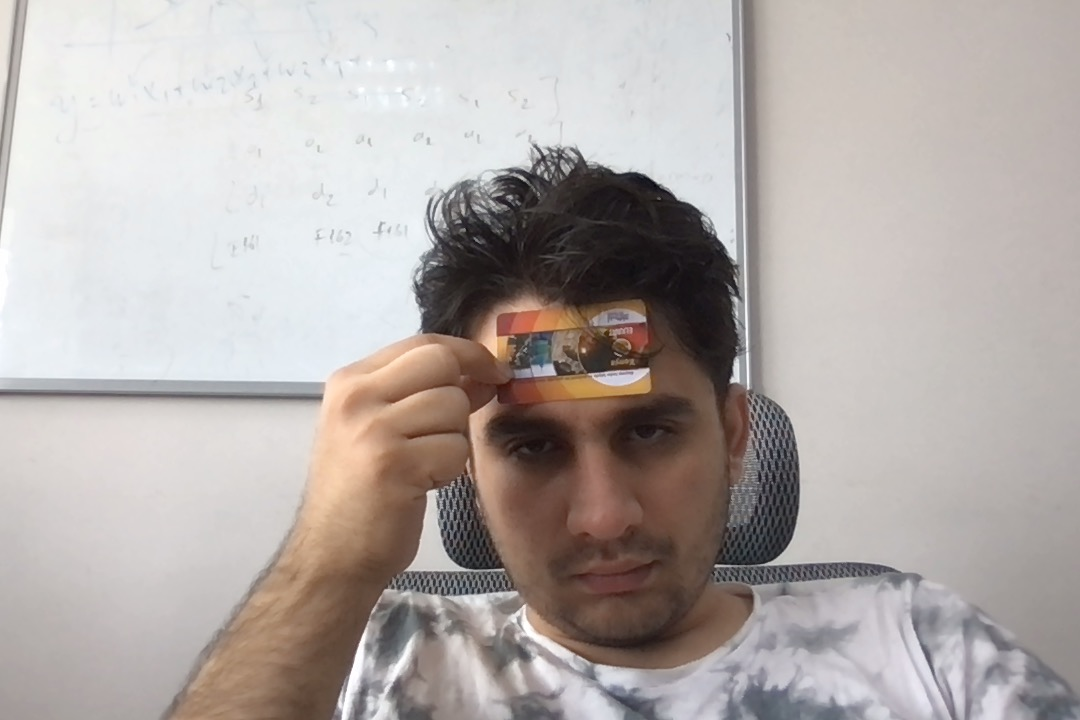
#> input picture tmp2.png, 1080 x 720 px, found by its file name
$ python testshape.py   (older library calls are emulated)
#> lines starting #> are read from the running program, lines starting #| are printed output that depends on the picture; after the words box and inside, x2 and y2 are one past the last pixel; in counts of white or black regions, pixels touching at a corner belong together; long printed decimals are rounded
import numpy as np
import cv2

img = cv2.imread('tmp2.PNG')
#> img is the input picture: shape (720, 1080, 3); mean B, G, R 168.5, 171.4, 178.7
imgGry = cv2.cvtColor(img, cv2.COLOR_BGR2GRAY)
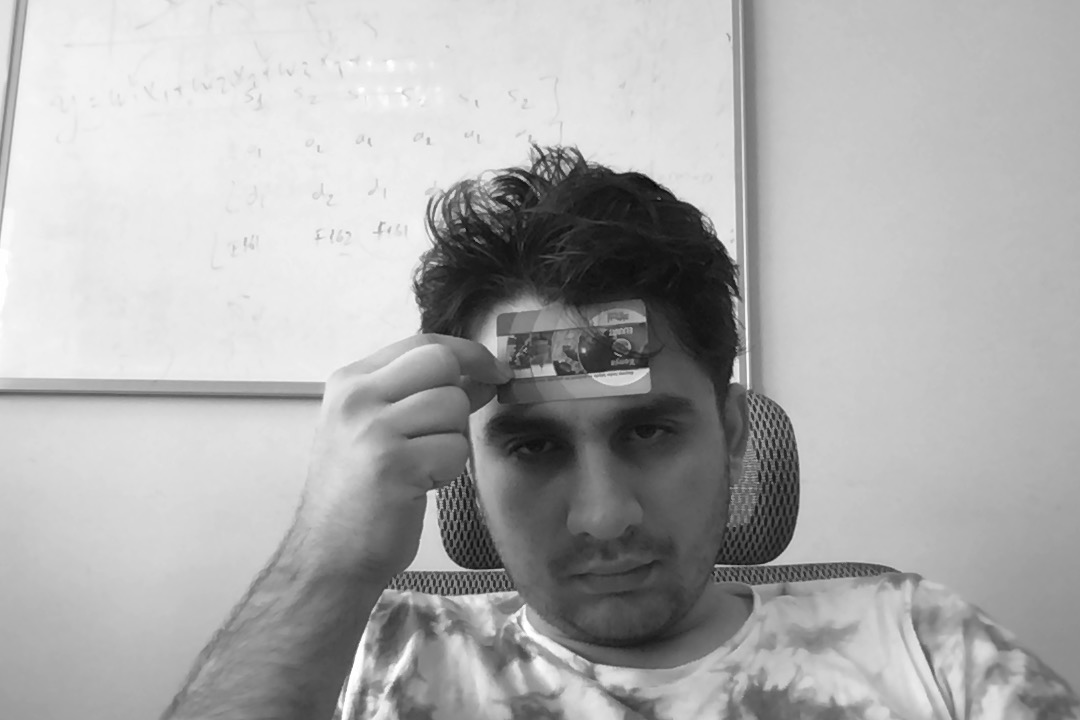
#> imgGry: shape (720, 1080); min 6, max 255, mean 173.2

ret , thrash = cv2.threshold(imgGry, 150 , 255, cv2.CHAIN_APPROX_NONE)
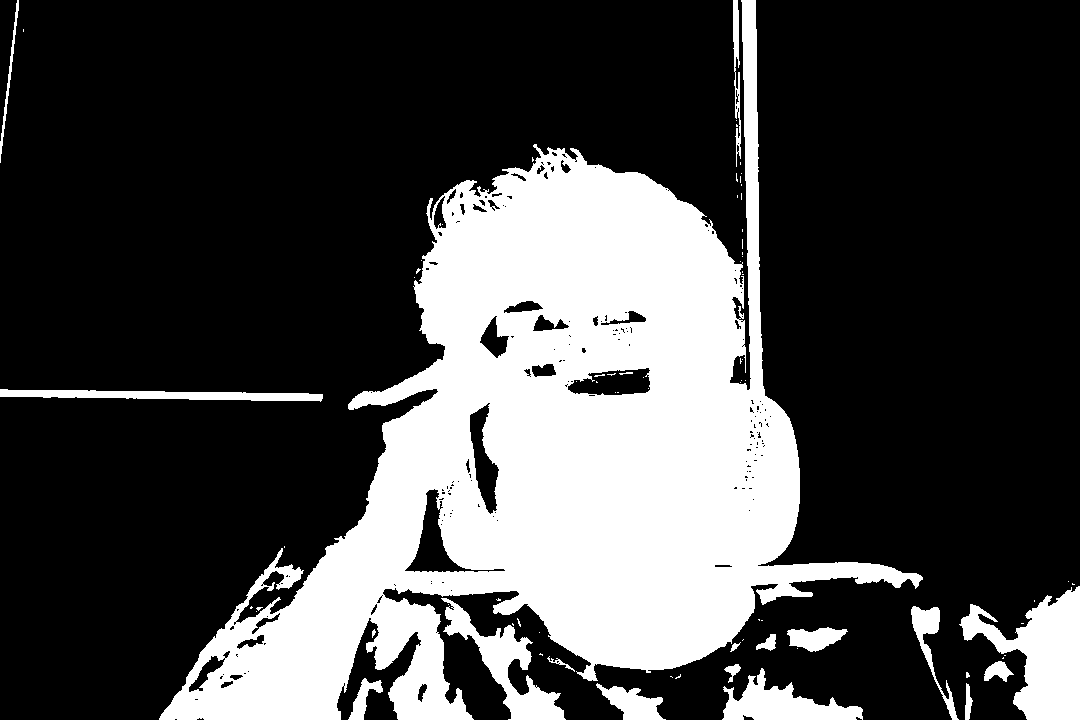
#> thrash: shape (720, 1080); 27.8% white; 77 white regions (58 under 20 px)
_,contours , hierarchy = cv2.findContours(thrash, cv2.RETR_TREE, cv2.CHAIN_APPROX_NONE)
#> contours = 285 contours, 230 with area under 20; largest, box (x1, y1, x2, y2) and area: (159, 0, 923, 720) 198250, (959, 586, 1080, 720) 7815, (441, 598, 566, 720) 3978, (722, 668, 863, 720) 3192, (0, 389, 323, 402) 2129


for contour in contours:
    approx = cv2.approxPolyDP(contour, 0.01* cv2.arcLength(contour, True), True)
    cv2.drawContours(img, [approx], 0, (0, 0, 0), 5)
    x = approx.ravel()[0]
    y = approx.ravel()[1] - 5
    if len(approx) == 4 :
        x, y , w, h = cv2.boundingRect(approx)
        aspectRatio = float(w)/h
        print(aspectRatio)
        if aspectRatio >= 1.45 and aspectRatio < 1.56:
            cv2.putText(img, "rectangle", (x, y), cv2.FONT_HERSHEY_COMPLEX, 0.5, (0, 0, 0))
#> this loop made 285 passes
#> (approx, w, h, aspectRatio) on passes 4, 12, 24, 36, 37, 39: ([[670, 676], [671, 676], [672, 677], [671, 676]], 3, 2, 1.5), ([[558, 663], [559, 662], [560, 663], [559, 664]], 3, 3, 1), ([[512, 623], [512, 624], [513, 625], [513, 624]], 2, 3, 0.667), ([[535, 687], [536, 686], [537, 687], [536, 688]], 3, 3, 1), ([[452, 607], [453, 606], [454, 607], [453, 608]], 3, 3, 1), ([[1072, 583], [1072, 584], [1074, 584], [1073, 584]], 3, 2, 1.5)
#> (w, h, aspectRatio) on passes 66, 76, 78, 79, 85, 88: (2, 3, 0.667), (3, 3, 1), (3, 3, 1), (3, 3, 1), (3, 3, 1), (3, 3, 1)
#| 1.5
#| 1.0
#| 0.6667
#| 1.0
#| 1.0
#| 1.5
#| 0.6667
#| 1.0
#> (further printed lines are left out)
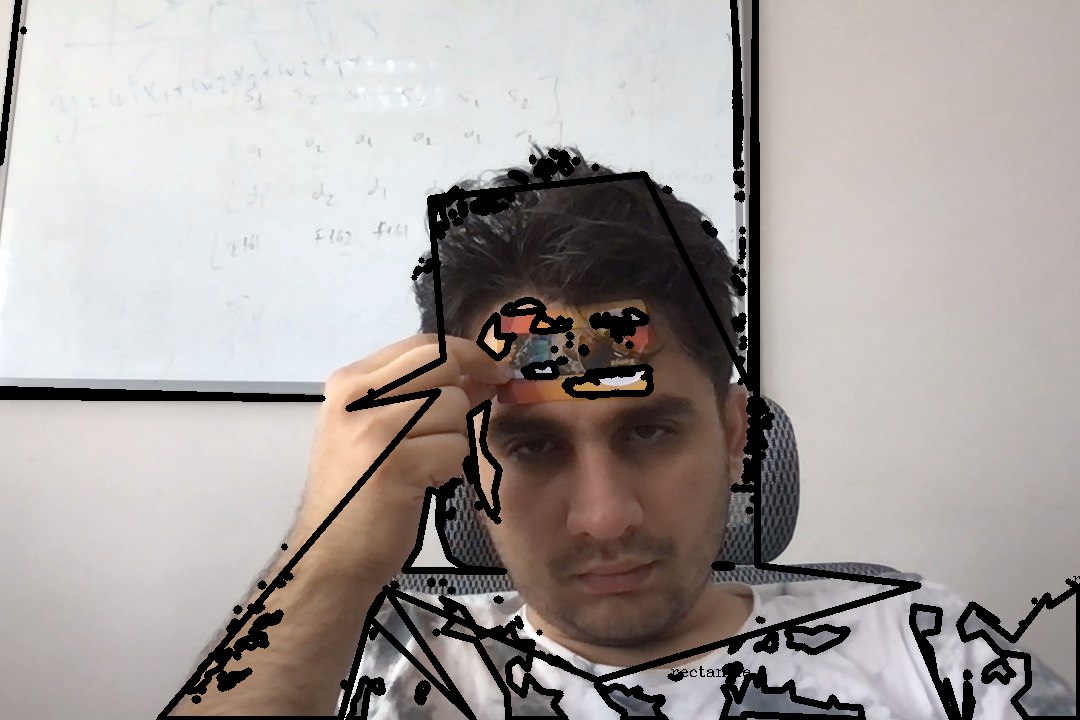
#> img: shape (720, 1080, 3); 8.29% of pixels changed, all inside (x1, y1, x2, y2) = (0, 0, 1080, 720)

cv2.imshow('shapes', img)
cv2.waitKey(0)
cv2.destroyAllWindows()
